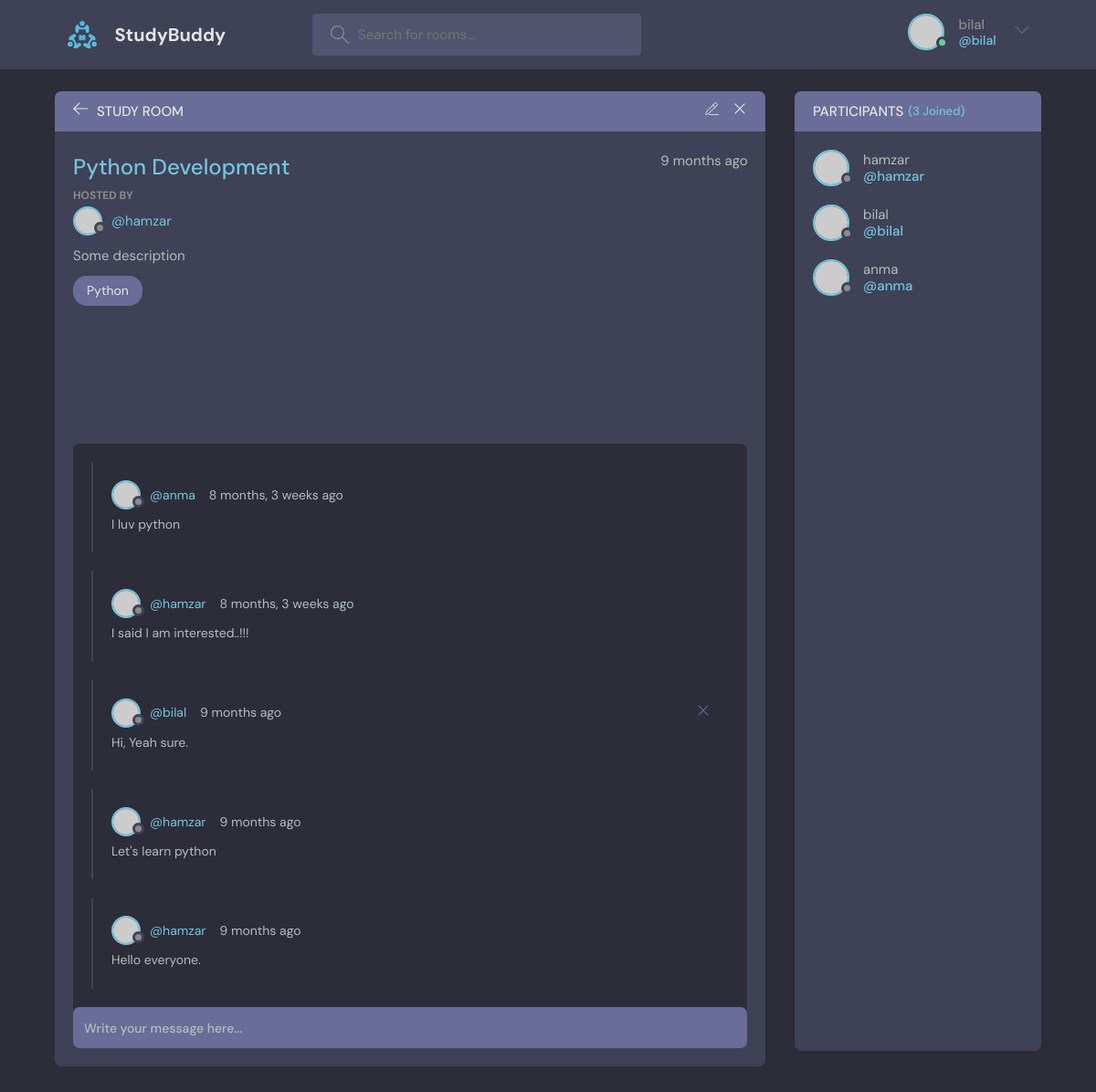
/room/1/ (signed in), run on the app's committed database.
### TestApp/models.py (models this page shows, shortened)
class Room(models.Model):
    topic=models.ForeignKey(Topic,on_delete=models.SET_NULL ,null=True)
    host=models.ForeignKey(User,on_delete=models.SET_NULL, null=True)
    participants=models.ManyToManyField(User,related_name='participants',blank=True)
    name=models.CharField(max_length=255)
    description=models.TextField(null=True, blank=True)
    updated_on=models.DateTimeField(auto_now=True)
    created_on=models.DateTimeField(auto_now_add=True)
    class Meta:
        ordering=['-updated_on','-created_on']
    def __str__(self):
        return self.name

class Topic(models.Model):
    name=models.CharField(max_length=255)
    def __str__(self):
        return self.name

class Message(models.Model):
    user=models.ForeignKey(User,on_delete=models.CASCADE)
    room=models.ForeignKey(Room,on_delete=models.CASCADE)
    body=models.TextField(null=False)
    updated_on=models.DateTimeField(auto_now=True)
    created_on=models.DateTimeField(auto_now_add=True)
    class Meta:
        ordering=['-updated_on','created_on']

### TestApp/views.py (the view, shortened to what this page needs)
# urls.py: path('room/<str:pk>/', views.room, name='room'),
def room(request,pk):
    room=Room.objects.get(id=pk)
    room_messages=room.message_set.all()
    participants=room.participants.all()
    context={'room' : room, 'room_messages':room_messages,'participants':participants}
    return render(request,'TestApp/RoomPage.html',context=context)

### TestApp/templates/TestApp/RoomPage.html (shortened to what this page needs)
{% extends 'Main.html' %} {% block content %}
<main class="profile-page layout layout--2">
    <div class="container">
        <div class="room">
            <div class="room__top">
                <div class="room__topLeft">
                    <a href="{% url 'home' %}">
                        <svg version="1.1" xmlns="http://www.w3.org/2000/svg" width="32" height="32" viewBox="0 0 32 32">
                            <title>arrow-left</title>
                            <path d="M13.723 2.286l-13.723 13.714 13.719 13.714 1.616-1.611-10.96-10.96h27.625v-2.286h-27.625l10.965-10.965-1.616-1.607z"></path>
                        </svg>
                    </a>
                    <h3>Study Room</h3>
                </div>
                <div class="room__topRight">
                    <a href="{% url 'update-room' room.id %}">
                    </a>
                    <a href="{% url 'delete-room' room.id %}">
                        <svg version="1.1" xmlns="http://www.w3.org/2000/svg" width="32" height="32" viewBox="0 0 32 32">
                            <title>remove</title>
                            <path d="M27.314 6.019l-1.333-1.333-9.98 9.981-9.981-9.981-1.333 1.333 9.981 9.981-9.981 9.98 1.333 1.333 9.981-9.98 9.98 9.98 1.333-1.333-9.98-9.98 9.98-9.981z"></path>
                        </svg>
                    </a>
                </div>
            </div>
            <div class="room__box scroll">
                <div class="room__header scroll">
                    <div class="room__info">
                        <h3>{{room}}</h3>
                        <span>{{room.created_on | timesince}} ago</span>
                    </div>
                    <div class="room__hosted">
                        <p>Hosted By</p>
                        <a href="{% url 'user-profile' room.host.id %}" class="room__author">
                            <div class="avatar avatar--small">
                                <img src="https://randomuser.me/api/portraits/men/37.jpg" />
                            </div>
                            <span>@{{room.host.username}}</span>
                        </a>
                    </div>
                    <div class="room__details">{{room.description}}</div>
                    <span class="room__topics">{{room.topic}}</span>
                </div>
                <div class="room__conversation">
                    <div class="threads scroll">
                        {% for message in room_messages %}
                        <div class="thread">
                            <div class="thread__top">
                                <div class="thread__author">
                                    <a href="{% url 'user-profile' message.user.id %} " class="thread__authorInfo">
                                        <div class="avatar avatar--small">
                                            <img src="https://randomuser.me/api/portraits/men/37.jpg" />
                                        </div>
                                        <span>@{{message.user}}</span>
                                    </a>
                                    <span class="thread__date">{{message.created_on | timesince}} ago</span>
                                </div>
                                {% if message.user == request.user %}
                                <div class="thread__delete">
                                    <a href="{% url 'delete-message' message.id %}"
                                        ><svg version="1.1" xmlns="http://www.w3.org/2000/svg" width="32" height="32" viewBox="0 0 32 32">
                                            <title>remove</title>
                                            <path
                                                d="M27.314 6.019l-1.333-1.333-9.98 9.981-9.981-9.981-1.333 1.333 9.981 9.981-9.981 9.98 1.333 1.333 9.981-9.98 9.98 9.98 1.333-1.333-9.98-9.98 9.98-9.981z"
                                            ></path>
                                        </svg>
                                    </a>
                                </div>
                                {% endif %}
                            </div>
                            <div class="thread__details">{{message.body}}</div>
                        </div>
                        {% endfor %}
                    </div>
                </div>
            </div>
            {% if request.user.is_authenticated %}
            <div class="room__message">
                <form action="" method="POST">
                    <input type="text" name="body" placeholder="Write your message here..." />
                </form>
            </div>
            {% endif %}
        </div>
        <div class="participants">
            <h3 class="participants__top">Participants <span>({{participants.count}} Joined)</span></h3>
            <div class="participants__list scroll">
                {% for participant in participants %}
                <a href="{% url 'user-profile' participant.id %}" class="participant">
                    <div class="avatar avatar--medium">
                        <img src="https://randomuser.me/api/portraits/men/37.jpg" />
                    </div>
                    <p>
                        {{participant}}
                        <span>@{{participant}}</span>
                    </p>
                </a>
                {% endfor %}
            </div>
        </div>
    </div>
</main>
{% endblock content %}

### templates/NavBar.html (shortened to what this page needs)
{% load static %}
<header class="header header--loggedIn">
    <div class="container">
        <a href="{% url 'home' %}" class="header__logo">
            <img src="{% static 'images/logo.svg' %}" />
            <h1>StudyBuddy</h1>
        </a>
        <form class="header__search" method="GET" action="{% url 'home' %}">
            <label>
                <input type="text" name="q" placeholder="Search for rooms..." />
            </label>
        </form>
        <nav class="header__menu">
            {% if request.user.is_authenticated %}
            <div class="header__user">
                <a href="{% url 'user-profile' request.user.id %}">
                    <div class="avatar avatar--medium active">
                        <img src="https://randomuser.me/api/portraits/men/37.jpg" />
                    </div>
                    <p>{{request.user}} <span>@{{request.user}}</span></p>
                </a>
                <button class="dropdown-button">
                    <svg version="1.1" xmlns="http://www.w3.org/2000/svg" width="32" height="32" viewBox="0 0 32 32">
                        <title>chevron-down</title>
                        <path d="M16 21l-13-13h-3l16 16 16-16h-3l-13 13z"></path>
                    </svg>
                </button>
            </div>
            {% else %}
            <a href="{% url 'login' %} ">
                <img src="{% static 'images/avatar.svg'%}" />
                <p>Login</p>
            </a>
            {% endif %}
        </nav>
    </div>
</header>

### data on the page
Room: name "Python Development", created_on "9 months", host.username "hamzar", description "Some description", topic "Python"
Message: user "anma", created_on "8 months, 3 weeks", body "I luv python"
Message: user "hamzar", created_on "8 months, 3 weeks", body "I said I am interested..!!!"
Message: user "bilal", created_on "9 months", body "Hi, Yeah sure."
Message: user "hamzar", created_on "9 months", body "Let's learn python"
Message: user "hamzar", created_on "9 months", body "Hello everyone."

### other printed values
{{ request.user }} "bilal"
{{ participants.count }} "3"
{{ participant }} "hamzar"
{{ participant }} "bilal"
{{ participant }} "anma"
